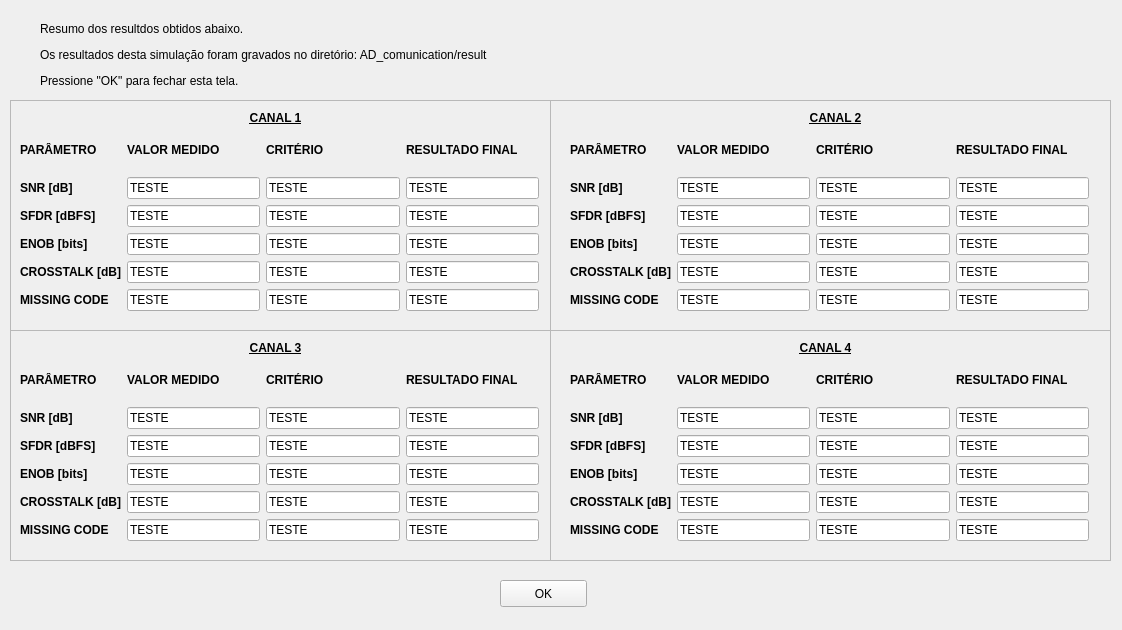
<?xml version="1.0" encoding="UTF-8"?>
<ui version="4.0">
 <class>Form</class>
 <widget class="QWidget" name="Form">
  <property name="geometry">
   <rect>
    <x>0</x>
    <y>0</y>
    <width>1122</width>
    <height>630</height>
   </rect>
  </property>
  <property name="windowTitle">
   <string>Resultado </string>
  </property>
  <widget class="QPushButton" name="OK_BUTTON">
   <property name="geometry">
    <rect>
     <x>500</x>
     <y>580</y>
     <width>87</width>
     <height>27</height>
    </rect>
   </property>
   <property name="text">
    <string>OK</string>
   </property>
  </widget>
  <widget class="QWidget" name="gridLayoutWidget">
   <property name="geometry">
    <rect>
     <x>20</x>
     <y>130</y>
     <width>519</width>
     <height>181</height>
    </rect>
   </property>
   <layout class="QGridLayout" name="gridLayout">
    <item row="3" column="0">
     <widget class="QLabel" name="label">
      <property name="text">
       <string>&lt;html&gt;&lt;head/&gt;&lt;body&gt;&lt;p&gt;&lt;span style=&quot; font-weight:600;&quot;&gt;SNR [dB]&lt;/span&gt;&lt;/p&gt;&lt;/body&gt;&lt;/html&gt;</string>
      </property>
     </widget>
    </item>
    <item row="4" column="0">
     <widget class="QLabel" name="label_3">
      <property name="text">
       <string>&lt;html&gt;&lt;head/&gt;&lt;body&gt;&lt;p&gt;&lt;span style=&quot; font-weight:600;&quot;&gt;SFDR [dBFS]&lt;/span&gt;&lt;/p&gt;&lt;/body&gt;&lt;/html&gt;</string>
      </property>
     </widget>
    </item>
    <item row="5" column="0">
     <widget class="QLabel" name="label_5">
      <property name="text">
       <string>&lt;html&gt;&lt;head/&gt;&lt;body&gt;&lt;p&gt;&lt;span style=&quot; font-weight:600;&quot;&gt;ENOB [bits]&lt;/span&gt;&lt;/p&gt;&lt;/body&gt;&lt;/html&gt;</string>
      </property>
     </widget>
    </item>
    <item row="7" column="0">
     <widget class="QLabel" name="label_7">
      <property name="text">
       <string>&lt;html&gt;&lt;head/&gt;&lt;body&gt;&lt;p&gt;&lt;span style=&quot; font-weight:600;&quot;&gt;MISSING CODE&lt;/span&gt;&lt;/p&gt;&lt;/body&gt;&lt;/html&gt;</string>
      </property>
     </widget>
    </item>
    <item row="6" column="0">
     <widget class="QLabel" name="label_6">
      <property name="text">
       <string>&lt;html&gt;&lt;head/&gt;&lt;body&gt;&lt;p&gt;&lt;span style=&quot; font-weight:600;&quot;&gt;CROSSTALK [dB]&lt;/span&gt;&lt;/p&gt;&lt;/body&gt;&lt;/html&gt;</string>
      </property>
     </widget>
    </item>
    <item row="0" column="0">
     <widget class="QLabel" name="label_2">
      <property name="text">
       <string>&lt;html&gt;&lt;head/&gt;&lt;body&gt;&lt;p&gt;&lt;span style=&quot; font-weight:600;&quot;&gt;PARÂMETRO&lt;/span&gt;&lt;/p&gt;&lt;/body&gt;&lt;/html&gt;</string>
      </property>
     </widget>
    </item>
    <item row="0" column="2">
     <widget class="QLabel" name="label_8">
      <property name="text">
       <string>&lt;html&gt;&lt;head/&gt;&lt;body&gt;&lt;p&gt;&lt;span style=&quot; font-weight:600;&quot;&gt;CRITÉRIO&lt;/span&gt;&lt;/p&gt;&lt;/body&gt;&lt;/html&gt;</string>
      </property>
     </widget>
    </item>
    <item row="0" column="1">
     <widget class="QLabel" name="label_4">
      <property name="text">
       <string>&lt;html&gt;&lt;head/&gt;&lt;body&gt;&lt;p&gt;&lt;span style=&quot; font-weight:600;&quot;&gt;VALOR MEDIDO&lt;/span&gt;&lt;/p&gt;&lt;/body&gt;&lt;/html&gt;</string>
      </property>
     </widget>
    </item>
    <item row="0" column="3">
     <widget class="QLabel" name="label_9">
      <property name="text">
       <string>&lt;html&gt;&lt;head/&gt;&lt;body&gt;&lt;p&gt;&lt;span style=&quot; font-weight:600;&quot;&gt;RESULTADO FINAL&lt;/span&gt;&lt;/p&gt;&lt;/body&gt;&lt;/html&gt;</string>
      </property>
     </widget>
    </item>
    <item row="3" column="1">
     <widget class="QLineEdit" name="SNR_VALOR_MEDIDO_CH1">
      <property name="text">
       <string>TESTE</string>
      </property>
     </widget>
    </item>
    <item row="4" column="1">
     <widget class="QLineEdit" name="SFDR_VALOR_MEDIDO_CH1">
      <property name="text">
       <string>TESTE</string>
      </property>
     </widget>
    </item>
    <item row="5" column="1">
     <widget class="QLineEdit" name="ENOB_VALOR_MEDIDO_CH1">
      <property name="text">
       <string>TESTE</string>
      </property>
     </widget>
    </item>
    <item row="6" column="1">
     <widget class="QLineEdit" name="CROSSTALK_VALOR_MEDIDO_CH1">
      <property name="text">
       <string>TESTE</string>
      </property>
     </widget>
    </item>
    <item row="3" column="2">
     <widget class="QLineEdit" name="SNR_CRITERIO">
      <property name="text">
       <string>TESTE</string>
      </property>
     </widget>
    </item>
    <item row="4" column="2">
     <widget class="QLineEdit" name="SFDR_CRITERIO">
      <property name="text">
       <string>TESTE</string>
      </property>
     </widget>
    </item>
    <item row="5" column="2">
     <widget class="QLineEdit" name="ENOB_CRITERIO">
      <property name="text">
       <string>TESTE</string>
      </property>
     </widget>
    </item>
    <item row="6" column="2">
     <widget class="QLineEdit" name="CROSSTALK_CRITERIO">
      <property name="text">
       <string>TESTE</string>
      </property>
     </widget>
    </item>
    <item row="3" column="3">
     <widget class="QLineEdit" name="SNR_RESULT_CH1">
      <property name="text">
       <string>TESTE</string>
      </property>
     </widget>
    </item>
    <item row="4" column="3">
     <widget class="QLineEdit" name="SFDR_RESULT_CH1">
      <property name="text">
       <string>TESTE</string>
      </property>
     </widget>
    </item>
    <item row="5" column="3">
     <widget class="QLineEdit" name="ENOB_RESULT_CH1">
      <property name="text">
       <string>TESTE</string>
      </property>
     </widget>
    </item>
    <item row="6" column="3">
     <widget class="QLineEdit" name="CROSSTALK_RESULT_CH1">
      <property name="text">
       <string>TESTE</string>
      </property>
     </widget>
    </item>
    <item row="7" column="1">
     <widget class="QLineEdit" name="MISSINGCODE_VALOR_MEDIDO_CH1">
      <property name="text">
       <string>TESTE</string>
      </property>
     </widget>
    </item>
    <item row="7" column="2">
     <widget class="QLineEdit" name="MISSINGCODE_CRITERIO">
      <property name="text">
       <string>TESTE</string>
      </property>
     </widget>
    </item>
    <item row="7" column="3">
     <widget class="QLineEdit" name="MISSINGCODE_RESULT_CH1">
      <property name="text">
       <string>TESTE</string>
      </property>
     </widget>
    </item>
   </layout>
  </widget>
  <widget class="QLabel" name="label_10">
   <property name="geometry">
    <rect>
     <x>40</x>
     <y>20</y>
     <width>491</width>
     <height>71</height>
    </rect>
   </property>
   <property name="text">
    <string>&lt;html&gt;&lt;head/&gt;&lt;body&gt;&lt;p align=&quot;justify&quot;&gt;Resumo dos resultdos obtidos abaixo.&lt;/p&gt;&lt;p align=&quot;justify&quot;&gt;Os resultados desta simulação foram gravados no diretório: AD_comunication/result&lt;/p&gt;&lt;p align=&quot;justify&quot;&gt;Pressione &amp;quot;OK&amp;quot; para fechar esta tela.&lt;/p&gt;&lt;/body&gt;&lt;/html&gt;</string>
   </property>
  </widget>
  <widget class="QWidget" name="gridLayoutWidget_2">
   <property name="geometry">
    <rect>
     <x>570</x>
     <y>130</y>
     <width>519</width>
     <height>181</height>
    </rect>
   </property>
   <layout class="QGridLayout" name="gridLayout_2">
    <item row="0" column="3">
     <widget class="QLabel" name="label_19">
      <property name="text">
       <string>&lt;html&gt;&lt;head/&gt;&lt;body&gt;&lt;p&gt;&lt;span style=&quot; font-weight:600;&quot;&gt;RESULTADO FINAL&lt;/span&gt;&lt;/p&gt;&lt;/body&gt;&lt;/html&gt;</string>
      </property>
     </widget>
    </item>
    <item row="3" column="0">
     <widget class="QLabel" name="label_11">
      <property name="text">
       <string>&lt;html&gt;&lt;head/&gt;&lt;body&gt;&lt;p&gt;&lt;span style=&quot; font-weight:600;&quot;&gt;SNR [dB]&lt;/span&gt;&lt;/p&gt;&lt;/body&gt;&lt;/html&gt;</string>
      </property>
     </widget>
    </item>
    <item row="4" column="0">
     <widget class="QLabel" name="label_12">
      <property name="text">
       <string>&lt;html&gt;&lt;head/&gt;&lt;body&gt;&lt;p&gt;&lt;span style=&quot; font-weight:600;&quot;&gt;SFDR [dBFS]&lt;/span&gt;&lt;/p&gt;&lt;/body&gt;&lt;/html&gt;</string>
      </property>
     </widget>
    </item>
    <item row="5" column="0">
     <widget class="QLabel" name="label_13">
      <property name="text">
       <string>&lt;html&gt;&lt;head/&gt;&lt;body&gt;&lt;p&gt;&lt;span style=&quot; font-weight:600;&quot;&gt;ENOB [bits]&lt;/span&gt;&lt;/p&gt;&lt;/body&gt;&lt;/html&gt;</string>
      </property>
     </widget>
    </item>
    <item row="7" column="0">
     <widget class="QLabel" name="label_14">
      <property name="text">
       <string>&lt;html&gt;&lt;head/&gt;&lt;body&gt;&lt;p&gt;&lt;span style=&quot; font-weight:600;&quot;&gt;MISSING CODE&lt;/span&gt;&lt;/p&gt;&lt;/body&gt;&lt;/html&gt;</string>
      </property>
     </widget>
    </item>
    <item row="6" column="0">
     <widget class="QLabel" name="label_15">
      <property name="text">
       <string>&lt;html&gt;&lt;head/&gt;&lt;body&gt;&lt;p&gt;&lt;span style=&quot; font-weight:600;&quot;&gt;CROSSTALK [dB]&lt;/span&gt;&lt;/p&gt;&lt;/body&gt;&lt;/html&gt;</string>
      </property>
     </widget>
    </item>
    <item row="0" column="2">
     <widget class="QLabel" name="label_17">
      <property name="text">
       <string>&lt;html&gt;&lt;head/&gt;&lt;body&gt;&lt;p&gt;&lt;span style=&quot; font-weight:600;&quot;&gt;CRITÉRIO&lt;/span&gt;&lt;/p&gt;&lt;/body&gt;&lt;/html&gt;</string>
      </property>
     </widget>
    </item>
    <item row="0" column="1">
     <widget class="QLabel" name="label_18">
      <property name="text">
       <string>&lt;html&gt;&lt;head/&gt;&lt;body&gt;&lt;p&gt;&lt;span style=&quot; font-weight:600;&quot;&gt;VALOR MEDIDO&lt;/span&gt;&lt;/p&gt;&lt;/body&gt;&lt;/html&gt;</string>
      </property>
     </widget>
    </item>
    <item row="3" column="1">
     <widget class="QLineEdit" name="SNR_VALOR_MEDIDO_CH2">
      <property name="text">
       <string>TESTE</string>
      </property>
     </widget>
    </item>
    <item row="4" column="1">
     <widget class="QLineEdit" name="SFDR_VALOR_MEDIDO_CH2">
      <property name="text">
       <string>TESTE</string>
      </property>
     </widget>
    </item>
    <item row="5" column="1">
     <widget class="QLineEdit" name="ENOB_VALOR_MEDIDO_CH2">
      <property name="text">
       <string>TESTE</string>
      </property>
     </widget>
    </item>
    <item row="6" column="1">
     <widget class="QLineEdit" name="CROSSTALK_VALOR_MEDIDO_CH2">
      <property name="text">
       <string>TESTE</string>
      </property>
     </widget>
    </item>
    <item row="3" column="2">
     <widget class="QLineEdit" name="SNR_CRITERIO_2">
      <property name="text">
       <string>TESTE</string>
      </property>
     </widget>
    </item>
    <item row="4" column="2">
     <widget class="QLineEdit" name="SFDR_CRITERIO_2">
      <property name="text">
       <string>TESTE</string>
      </property>
     </widget>
    </item>
    <item row="5" column="2">
     <widget class="QLineEdit" name="ENOB_CRITERIO_2">
      <property name="text">
       <string>TESTE</string>
      </property>
     </widget>
    </item>
    <item row="6" column="2">
     <widget class="QLineEdit" name="CROSSTALK_CRITERIO_2">
      <property name="text">
       <string>TESTE</string>
      </property>
     </widget>
    </item>
    <item row="3" column="3">
     <widget class="QLineEdit" name="SNR_RESULT_CH2">
      <property name="text">
       <string>TESTE</string>
      </property>
     </widget>
    </item>
    <item row="4" column="3">
     <widget class="QLineEdit" name="SFDR_RESULT_CH2">
      <property name="text">
       <string>TESTE</string>
      </property>
     </widget>
    </item>
    <item row="5" column="3">
     <widget class="QLineEdit" name="ENOB_RESULT_CH2">
      <property name="text">
       <string>TESTE</string>
      </property>
     </widget>
    </item>
    <item row="6" column="3">
     <widget class="QLineEdit" name="CROSSTALK_RESULT_CH2">
      <property name="text">
       <string>TESTE</string>
      </property>
     </widget>
    </item>
    <item row="7" column="1">
     <widget class="QLineEdit" name="MISSINGCODE_VALOR_MEDIDO_CH2">
      <property name="text">
       <string>TESTE</string>
      </property>
     </widget>
    </item>
    <item row="7" column="2">
     <widget class="QLineEdit" name="MISSINGCODE_CRITERIO_2">
      <property name="text">
       <string>TESTE</string>
      </property>
     </widget>
    </item>
    <item row="7" column="3">
     <widget class="QLineEdit" name="MISSINGCODE_RESULT_CH2">
      <property name="text">
       <string>TESTE</string>
      </property>
     </widget>
    </item>
    <item row="0" column="0">
     <widget class="QLabel" name="label_16">
      <property name="text">
       <string>&lt;html&gt;&lt;head/&gt;&lt;body&gt;&lt;p&gt;&lt;span style=&quot; font-weight:600;&quot;&gt;PARÂMETRO&lt;/span&gt;&lt;/p&gt;&lt;/body&gt;&lt;/html&gt;</string>
      </property>
     </widget>
    </item>
   </layout>
  </widget>
  <widget class="QWidget" name="gridLayoutWidget_3">
   <property name="geometry">
    <rect>
     <x>20</x>
     <y>360</y>
     <width>519</width>
     <height>181</height>
    </rect>
   </property>
   <layout class="QGridLayout" name="gridLayout_3">
    <item row="3" column="0">
     <widget class="QLabel" name="label_20">
      <property name="text">
       <string>&lt;html&gt;&lt;head/&gt;&lt;body&gt;&lt;p&gt;&lt;span style=&quot; font-weight:600;&quot;&gt;SNR [dB]&lt;/span&gt;&lt;/p&gt;&lt;/body&gt;&lt;/html&gt;</string>
      </property>
     </widget>
    </item>
    <item row="4" column="0">
     <widget class="QLabel" name="label_21">
      <property name="text">
       <string>&lt;html&gt;&lt;head/&gt;&lt;body&gt;&lt;p&gt;&lt;span style=&quot; font-weight:600;&quot;&gt;SFDR [dBFS]&lt;/span&gt;&lt;/p&gt;&lt;/body&gt;&lt;/html&gt;</string>
      </property>
     </widget>
    </item>
    <item row="5" column="0">
     <widget class="QLabel" name="label_22">
      <property name="text">
       <string>&lt;html&gt;&lt;head/&gt;&lt;body&gt;&lt;p&gt;&lt;span style=&quot; font-weight:600;&quot;&gt;ENOB [bits]&lt;/span&gt;&lt;/p&gt;&lt;/body&gt;&lt;/html&gt;</string>
      </property>
     </widget>
    </item>
    <item row="7" column="0">
     <widget class="QLabel" name="label_23">
      <property name="text">
       <string>&lt;html&gt;&lt;head/&gt;&lt;body&gt;&lt;p&gt;&lt;span style=&quot; font-weight:600;&quot;&gt;MISSING CODE&lt;/span&gt;&lt;/p&gt;&lt;/body&gt;&lt;/html&gt;</string>
      </property>
     </widget>
    </item>
    <item row="6" column="0">
     <widget class="QLabel" name="label_24">
      <property name="text">
       <string>&lt;html&gt;&lt;head/&gt;&lt;body&gt;&lt;p&gt;&lt;span style=&quot; font-weight:600;&quot;&gt;CROSSTALK [dB]&lt;/span&gt;&lt;/p&gt;&lt;/body&gt;&lt;/html&gt;</string>
      </property>
     </widget>
    </item>
    <item row="0" column="0">
     <widget class="QLabel" name="label_25">
      <property name="text">
       <string>&lt;html&gt;&lt;head/&gt;&lt;body&gt;&lt;p&gt;&lt;span style=&quot; font-weight:600;&quot;&gt;PARÂMETRO&lt;/span&gt;&lt;/p&gt;&lt;/body&gt;&lt;/html&gt;</string>
      </property>
     </widget>
    </item>
    <item row="0" column="2">
     <widget class="QLabel" name="label_26">
      <property name="text">
       <string>&lt;html&gt;&lt;head/&gt;&lt;body&gt;&lt;p&gt;&lt;span style=&quot; font-weight:600;&quot;&gt;CRITÉRIO&lt;/span&gt;&lt;/p&gt;&lt;/body&gt;&lt;/html&gt;</string>
      </property>
     </widget>
    </item>
    <item row="0" column="1">
     <widget class="QLabel" name="label_27">
      <property name="text">
       <string>&lt;html&gt;&lt;head/&gt;&lt;body&gt;&lt;p&gt;&lt;span style=&quot; font-weight:600;&quot;&gt;VALOR MEDIDO&lt;/span&gt;&lt;/p&gt;&lt;/body&gt;&lt;/html&gt;</string>
      </property>
     </widget>
    </item>
    <item row="0" column="3">
     <widget class="QLabel" name="label_28">
      <property name="text">
       <string>&lt;html&gt;&lt;head/&gt;&lt;body&gt;&lt;p&gt;&lt;span style=&quot; font-weight:600;&quot;&gt;RESULTADO FINAL&lt;/span&gt;&lt;/p&gt;&lt;/body&gt;&lt;/html&gt;</string>
      </property>
     </widget>
    </item>
    <item row="3" column="1">
     <widget class="QLineEdit" name="SNR_VALOR_MEDIDO_CH3">
      <property name="text">
       <string>TESTE</string>
      </property>
     </widget>
    </item>
    <item row="4" column="1">
     <widget class="QLineEdit" name="SFDR_VALOR_MEDIDO_CH3">
      <property name="text">
       <string>TESTE</string>
      </property>
     </widget>
    </item>
    <item row="5" column="1">
     <widget class="QLineEdit" name="ENOB_VALOR_MEDIDO_CH3">
      <property name="text">
       <string>TESTE</string>
      </property>
     </widget>
    </item>
    <item row="6" column="1">
     <widget class="QLineEdit" name="CROSSTALK_VALOR_MEDIDO_CH3">
      <property name="text">
       <string>TESTE</string>
      </property>
     </widget>
    </item>
    <item row="3" column="2">
     <widget class="QLineEdit" name="SNR_CRITERIO_3">
      <property name="text">
       <string>TESTE</string>
      </property>
     </widget>
    </item>
    <item row="4" column="2">
     <widget class="QLineEdit" name="SFDR_CRITERIO_3">
      <property name="text">
       <string>TESTE</string>
      </property>
     </widget>
    </item>
    <item row="5" column="2">
     <widget class="QLineEdit" name="ENOB_CRITERIO_3">
      <property name="text">
       <string>TESTE</string>
      </property>
     </widget>
    </item>
    <item row="6" column="2">
     <widget class="QLineEdit" name="CROSSTALK_CRITERIO_3">
      <property name="text">
       <string>TESTE</string>
      </property>
     </widget>
    </item>
    <item row="3" column="3">
     <widget class="QLineEdit" name="SNR_RESULT_CH3">
      <property name="text">
       <string>TESTE</string>
      </property>
     </widget>
    </item>
    <item row="4" column="3">
     <widget class="QLineEdit" name="SFDR_RESULT_CH3">
      <property name="text">
       <string>TESTE</string>
      </property>
     </widget>
    </item>
    <item row="5" column="3">
     <widget class="QLineEdit" name="ENOB_RESULT_CH3">
      <property name="text">
       <string>TESTE</string>
      </property>
     </widget>
    </item>
    <item row="6" column="3">
     <widget class="QLineEdit" name="CROSSTALK_RESULT_CH3">
      <property name="text">
       <string>TESTE</string>
      </property>
     </widget>
    </item>
    <item row="7" column="1">
     <widget class="QLineEdit" name="MISSINGCODE_VALOR_MEDIDO_CH3">
      <property name="text">
       <string>TESTE</string>
      </property>
     </widget>
    </item>
    <item row="7" column="2">
     <widget class="QLineEdit" name="MISSINGCODE_CRITERIO_3">
      <property name="text">
       <string>TESTE</string>
      </property>
     </widget>
    </item>
    <item row="7" column="3">
     <widget class="QLineEdit" name="MISSINGCODE_RESULT_CH3">
      <property name="text">
       <string>TESTE</string>
      </property>
     </widget>
    </item>
   </layout>
  </widget>
  <widget class="QWidget" name="gridLayoutWidget_4">
   <property name="geometry">
    <rect>
     <x>570</x>
     <y>360</y>
     <width>519</width>
     <height>181</height>
    </rect>
   </property>
   <layout class="QGridLayout" name="gridLayout_4">
    <item row="3" column="0">
     <widget class="QLabel" name="label_29">
      <property name="text">
       <string>&lt;html&gt;&lt;head/&gt;&lt;body&gt;&lt;p&gt;&lt;span style=&quot; font-weight:600;&quot;&gt;SNR [dB]&lt;/span&gt;&lt;/p&gt;&lt;/body&gt;&lt;/html&gt;</string>
      </property>
     </widget>
    </item>
    <item row="4" column="0">
     <widget class="QLabel" name="label_30">
      <property name="text">
       <string>&lt;html&gt;&lt;head/&gt;&lt;body&gt;&lt;p&gt;&lt;span style=&quot; font-weight:600;&quot;&gt;SFDR [dBFS]&lt;/span&gt;&lt;/p&gt;&lt;/body&gt;&lt;/html&gt;</string>
      </property>
     </widget>
    </item>
    <item row="5" column="0">
     <widget class="QLabel" name="label_31">
      <property name="text">
       <string>&lt;html&gt;&lt;head/&gt;&lt;body&gt;&lt;p&gt;&lt;span style=&quot; font-weight:600;&quot;&gt;ENOB [bits]&lt;/span&gt;&lt;/p&gt;&lt;/body&gt;&lt;/html&gt;</string>
      </property>
     </widget>
    </item>
    <item row="7" column="0">
     <widget class="QLabel" name="label_32">
      <property name="text">
       <string>&lt;html&gt;&lt;head/&gt;&lt;body&gt;&lt;p&gt;&lt;span style=&quot; font-weight:600;&quot;&gt;MISSING CODE&lt;/span&gt;&lt;/p&gt;&lt;/body&gt;&lt;/html&gt;</string>
      </property>
     </widget>
    </item>
    <item row="6" column="0">
     <widget class="QLabel" name="label_33">
      <property name="text">
       <string>&lt;html&gt;&lt;head/&gt;&lt;body&gt;&lt;p&gt;&lt;span style=&quot; font-weight:600;&quot;&gt;CROSSTALK [dB]&lt;/span&gt;&lt;/p&gt;&lt;/body&gt;&lt;/html&gt;</string>
      </property>
     </widget>
    </item>
    <item row="0" column="0">
     <widget class="QLabel" name="label_34">
      <property name="text">
       <string>&lt;html&gt;&lt;head/&gt;&lt;body&gt;&lt;p&gt;&lt;span style=&quot; font-weight:600;&quot;&gt;PARÂMETRO&lt;/span&gt;&lt;/p&gt;&lt;/body&gt;&lt;/html&gt;</string>
      </property>
     </widget>
    </item>
    <item row="0" column="2">
     <widget class="QLabel" name="label_35">
      <property name="text">
       <string>&lt;html&gt;&lt;head/&gt;&lt;body&gt;&lt;p&gt;&lt;span style=&quot; font-weight:600;&quot;&gt;CRITÉRIO&lt;/span&gt;&lt;/p&gt;&lt;/body&gt;&lt;/html&gt;</string>
      </property>
     </widget>
    </item>
    <item row="0" column="1">
     <widget class="QLabel" name="label_36">
      <property name="text">
       <string>&lt;html&gt;&lt;head/&gt;&lt;body&gt;&lt;p&gt;&lt;span style=&quot; font-weight:600;&quot;&gt;VALOR MEDIDO&lt;/span&gt;&lt;/p&gt;&lt;/body&gt;&lt;/html&gt;</string>
      </property>
     </widget>
    </item>
    <item row="0" column="3">
     <widget class="QLabel" name="label_37">
      <property name="text">
       <string>&lt;html&gt;&lt;head/&gt;&lt;body&gt;&lt;p&gt;&lt;span style=&quot; font-weight:600;&quot;&gt;RESULTADO FINAL&lt;/span&gt;&lt;/p&gt;&lt;/body&gt;&lt;/html&gt;</string>
      </property>
     </widget>
    </item>
    <item row="3" column="1">
     <widget class="QLineEdit" name="SNR_VALOR_MEDIDO_CH4">
      <property name="text">
       <string>TESTE</string>
      </property>
     </widget>
    </item>
    <item row="4" column="1">
     <widget class="QLineEdit" name="SFDR_VALOR_MEDIDO_CH4">
      <property name="text">
       <string>TESTE</string>
      </property>
     </widget>
    </item>
    <item row="5" column="1">
     <widget class="QLineEdit" name="ENOB_VALOR_MEDIDO_CH4">
      <property name="text">
       <string>TESTE</string>
      </property>
     </widget>
    </item>
    <item row="6" column="1">
     <widget class="QLineEdit" name="CROSSTALK_VALOR_MEDIDO_CH4">
      <property name="text">
       <string>TESTE</string>
      </property>
     </widget>
    </item>
    <item row="3" column="2">
     <widget class="QLineEdit" name="SNR_CRITERIO_4">
      <property name="text">
       <string>TESTE</string>
      </property>
     </widget>
    </item>
    <item row="4" column="2">
     <widget class="QLineEdit" name="SFDR_CRITERIO_4">
      <property name="text">
       <string>TESTE</string>
      </property>
     </widget>
    </item>
    <item row="5" column="2">
     <widget class="QLineEdit" name="ENOB_CRITERIO_4">
      <property name="text">
       <string>TESTE</string>
      </property>
     </widget>
    </item>
    <item row="6" column="2">
     <widget class="QLineEdit" name="CROSSTALK_CRITERIO_4">
      <property name="text">
       <string>TESTE</string>
      </property>
     </widget>
    </item>
    <item row="3" column="3">
     <widget class="QLineEdit" name="SNR_RESULT_CH4">
      <property name="text">
       <string>TESTE</string>
      </property>
     </widget>
    </item>
    <item row="4" column="3">
     <widget class="QLineEdit" name="SFDR_RESULT_CH4">
      <property name="text">
       <string>TESTE</string>
      </property>
     </widget>
    </item>
    <item row="5" column="3">
     <widget class="QLineEdit" name="ENOB_RESULT_CH4">
      <property name="text">
       <string>TESTE</string>
      </property>
     </widget>
    </item>
    <item row="6" column="3">
     <widget class="QLineEdit" name="CROSSTALK_RESULT_CH4">
      <property name="text">
       <string>TESTE</string>
      </property>
     </widget>
    </item>
    <item row="7" column="1">
     <widget class="QLineEdit" name="MISSINGCODE_VALOR_MEDIDO_CH4">
      <property name="text">
       <string>TESTE</string>
      </property>
     </widget>
    </item>
    <item row="7" column="2">
     <widget class="QLineEdit" name="MISSINGCODE_CRITERIO_4">
      <property name="text">
       <string>TESTE</string>
      </property>
     </widget>
    </item>
    <item row="7" column="3">
     <widget class="QLineEdit" name="MISSINGCODE_RESULT_CH4">
      <property name="text">
       <string>TESTE</string>
      </property>
     </widget>
    </item>
   </layout>
  </widget>
  <widget class="QLabel" name="label_38">
   <property name="geometry">
    <rect>
     <x>20</x>
     <y>110</y>
     <width>511</width>
     <height>16</height>
    </rect>
   </property>
   <property name="text">
    <string>&lt;html&gt;&lt;head/&gt;&lt;body&gt;&lt;p align=&quot;center&quot;&gt;&lt;span style=&quot; font-weight:600; text-decoration: underline;&quot;&gt;CANAL 1&lt;/span&gt;&lt;/p&gt;&lt;/body&gt;&lt;/html&gt;</string>
   </property>
  </widget>
  <widget class="QLabel" name="label_39">
   <property name="geometry">
    <rect>
     <x>580</x>
     <y>110</y>
     <width>511</width>
     <height>16</height>
    </rect>
   </property>
   <property name="text">
    <string>&lt;html&gt;&lt;head/&gt;&lt;body&gt;&lt;p align=&quot;center&quot;&gt;&lt;span style=&quot; font-weight:600; text-decoration: underline;&quot;&gt;CANAL 2&lt;/span&gt;&lt;/p&gt;&lt;/body&gt;&lt;/html&gt;</string>
   </property>
  </widget>
  <widget class="QLabel" name="label_40">
   <property name="geometry">
    <rect>
     <x>20</x>
     <y>340</y>
     <width>511</width>
     <height>16</height>
    </rect>
   </property>
   <property name="text">
    <string>&lt;html&gt;&lt;head/&gt;&lt;body&gt;&lt;p align=&quot;center&quot;&gt;&lt;span style=&quot; font-weight:600; text-decoration: underline;&quot;&gt;CANAL 3&lt;/span&gt;&lt;/p&gt;&lt;/body&gt;&lt;/html&gt;</string>
   </property>
  </widget>
  <widget class="QLabel" name="label_41">
   <property name="geometry">
    <rect>
     <x>570</x>
     <y>340</y>
     <width>511</width>
     <height>16</height>
    </rect>
   </property>
   <property name="text">
    <string>&lt;html&gt;&lt;head/&gt;&lt;body&gt;&lt;p align=&quot;center&quot;&gt;&lt;span style=&quot; font-weight:600; text-decoration: underline;&quot;&gt;CANAL 4&lt;/span&gt;&lt;/p&gt;&lt;/body&gt;&lt;/html&gt;</string>
   </property>
  </widget>
  <widget class="QFrame" name="frame">
   <property name="geometry">
    <rect>
     <x>10</x>
     <y>100</y>
     <width>541</width>
     <height>231</height>
    </rect>
   </property>
   <property name="frameShape">
    <enum>QFrame::StyledPanel</enum>
   </property>
   <property name="frameShadow">
    <enum>QFrame::Raised</enum>
   </property>
  </widget>
  <widget class="QFrame" name="frame_2">
   <property name="geometry">
    <rect>
     <x>550</x>
     <y>100</y>
     <width>561</width>
     <height>231</height>
    </rect>
   </property>
   <property name="frameShape">
    <enum>QFrame::StyledPanel</enum>
   </property>
   <property name="frameShadow">
    <enum>QFrame::Raised</enum>
   </property>
  </widget>
  <widget class="QFrame" name="frame_3">
   <property name="geometry">
    <rect>
     <x>10</x>
     <y>330</y>
     <width>541</width>
     <height>231</height>
    </rect>
   </property>
   <property name="frameShape">
    <enum>QFrame::StyledPanel</enum>
   </property>
   <property name="frameShadow">
    <enum>QFrame::Raised</enum>
   </property>
  </widget>
  <widget class="QFrame" name="frame_4">
   <property name="geometry">
    <rect>
     <x>550</x>
     <y>330</y>
     <width>561</width>
     <height>231</height>
    </rect>
   </property>
   <property name="frameShape">
    <enum>QFrame::StyledPanel</enum>
   </property>
   <property name="frameShadow">
    <enum>QFrame::Raised</enum>
   </property>
  </widget>
  <zorder>frame_4</zorder>
  <zorder>frame_3</zorder>
  <zorder>frame_2</zorder>
  <zorder>frame</zorder>
  <zorder>OK_BUTTON</zorder>
  <zorder>gridLayoutWidget</zorder>
  <zorder>label_10</zorder>
  <zorder>gridLayoutWidget_2</zorder>
  <zorder>gridLayoutWidget_3</zorder>
  <zorder>gridLayoutWidget_4</zorder>
  <zorder>label_38</zorder>
  <zorder>label_39</zorder>
  <zorder>label_40</zorder>
  <zorder>label_41</zorder>
 </widget>
 <resources/>
 <connections/>
</ui>
